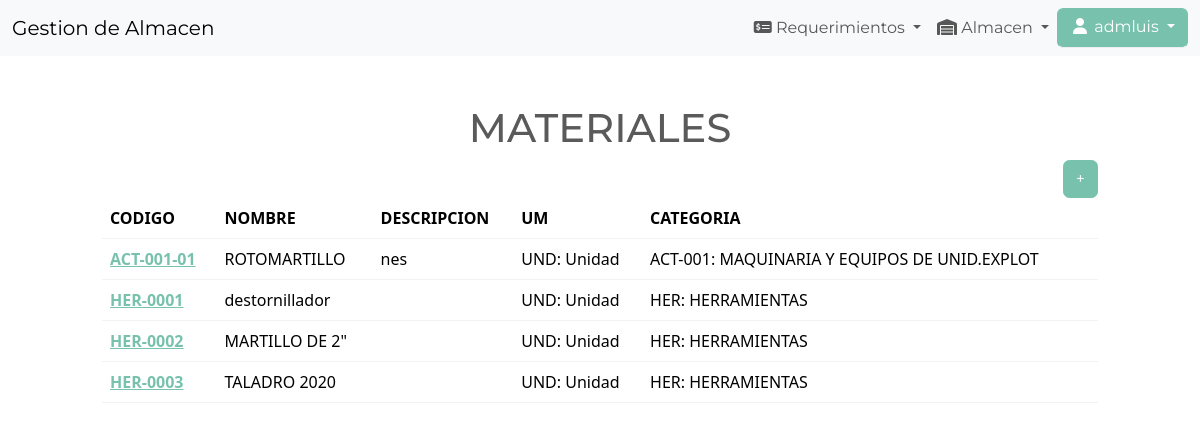
The page /materiales/ (signed in) on the database its author committed.
### inventory/models.py (models this page shows, shortened)
class Material(models.Model):
	cod_material = models.CharField(max_length=12,primary_key=True,auto_created=False)
	nombre_material = models.CharField(max_length=60, unique=True)
	descripcion_material = models.TextField(null=True, blank=True)
	umb = models.ForeignKey('unidad', on_delete=models.SET_NULL, verbose_name="unidad de medida", blank=True, null=True)
	categoria = models.ForeignKey('categoria', on_delete=models.SET_NULL, verbose_name="categoria", blank=True, null=True)
	estado = models.BooleanField(default=True)
	fech_creacion = models.DateField(auto_now_add=True)
	class Meta:
		verbose_name = "material"
		verbose_name_plural = "materiales"

class Unidad(models.Model):
	cod_und = models.CharField(max_length=3,primary_key=True,auto_created=False)
	nom_und = models.CharField(max_length=25,unique=True)
	fech_creacion = models.DateField(auto_now_add=True)
	class Meta:
		verbose_name = "unidad de medida"
		verbose_name_plural = "unidades"
	def __str__(self) -> str:
		return self.cod_und + ": " + self.nom_und

class Categoria(models.Model):
	class TipoCategoria(models.IntegerChoices):
		FAMILIA = 1, "Familia"
		GRUPO = 2, "Grupo"
		CATEGORIA = 3, "Categoria"
	cod_categoria = models.CharField(max_length=11, primary_key=True, auto_created=False)
	nom_categoria = models.CharField(max_length=35,unique=True)
	cod_grupo = models.ForeignKey('categoria', on_delete=models.CASCADE, verbose_name="categoria", null=True, blank=True)
	tipo = models.PositiveIntegerField(choices=TipoCategoria.choices)
	fech_creacion = models.DateField(auto_now_add=True)
	class Meta:
		verbose_name = "categoria"
		verbose_name_plural = "categorias"
	def __str__(self) -> str:
		return  self.cod_categoria + ": " + self.nom_categoria

### inventory/views.py (the view)
# urls.py: path('materiales/', ReporteMateriales.as_view(), name='materiales'),
class ReporteMateriales(LoginRequiredMixin, View):
	def get(self, request):
		items = Material.objects.filter(estado=True).order_by('cod_material')
		return render(request, 'inventory/materiales.html', {'items': items})

### inventory/templates/inventory/materiales.html (shortened to what this page needs)
{% extends 'inventory/base.html' %}
{% block content %}
	<div class="row">
		<div class="col-md-10 col-12 mx-auto mt-5">
			<div class="container text-center">
				<h1>MATERIALES</h1>
			</div>
			<div class="d-flex justify-content-end">
				<a href="{% url 'add-material' %}" class="btn btn-primary">+</a>
			</div>
			<table id='datatable' class="table table-hover row-border order-column compact">
				<thead>
					<tr>
						<th scope="col">CODIGO</th>
						<th scope="col">NOMBRE</th>
						<th scope="col">DESCRIPCION</th>
						<th scope="col">UM</th>
						<th scope="col">CATEGORIA</th>
					</tr>
				</thead>
				<tbody>
					{% for item in items %}
					<tr>
						<th scope="row" > <a href="{% url 'edit-material' item.cod_material %}" > {{ item.cod_material }} </a></th>
						<td>{{ item.nombre_material }}</td>
						<td>{{ item.descripcion_material }}</td>
						<td>{{ item.umb }}</td>
						<td>{{ item.categoria}}</td>
					</tr>
					{% endfor %}
				</tbody>
			</table>
		</div>
	</div>
{% endblock content %}

### inventory/templates/inventory/navigation.html (shortened to what this page needs)
<nav class="navbar navbar-expand-lg bg-light">
	<div class="container-fluid">
		<a class="navbar-brand" href="{% url 'index' %}">Gestion de Almacen</a>
		<div class="collapse navbar-collapse justify-content-end" id="navbarNav">
			<ul class="navbar-nav">
				{% if user.is_authenticated %}
					<li class="nav-item dropdown">
						<a class="nav-link dropdown-toggle" href="#" id="navbarDropdown" role="button" data-bs-toggle="dropdown" aria-expanded="false">
							<i class="fa-solid fa-money-check-dollar"></i> Requerimientos
						</a>
					</li>
					<li class="nav-item dropdown">
						<a class="nav-link dropdown-toggle" href="#" id="navbarDropdown" role="button" data-bs-toggle="dropdown" aria-expanded="false">
							<i class="fa fa-warehouse fa-fw"></i> Almacen
						</a>
					</li>
					<li class="nav-item btn-group open">
						<a class="btn btn-primary border-bottom border-body dropdown-toggle" role="button" data-bs-toggle="dropdown" href="#" aria-expanded="false">
							<i class="fa fa-user fa-fw"></i> {{ user.username }}
						</a>
					</li>
				{% endif %}
			</ul>
		</div>
	</div>
</nav>

### rows shown on the page
Material: cod_material "ACT-001-01", nombre_material "ROTOMARTILLO", descripcion_material "nes", umb "UND: Unidad", categoria "ACT-001: MAQUINARIA Y EQUIPOS DE UNID.EXPLOT"
Material: cod_material "HER-0001", nombre_material "destornillador", umb "UND: Unidad", categoria "HER: HERRAMIENTAS"
Material: cod_material "HER-0002", nombre_material "MARTILLO DE 2\"", umb "UND: Unidad", categoria "HER: HERRAMIENTAS"
Material: cod_material "HER-0003", nombre_material "TALADRO 2020", umb "UND: Unidad", categoria "HER: HERRAMIENTAS"

### other values the page prints
{{ user.username }} "admluis"
